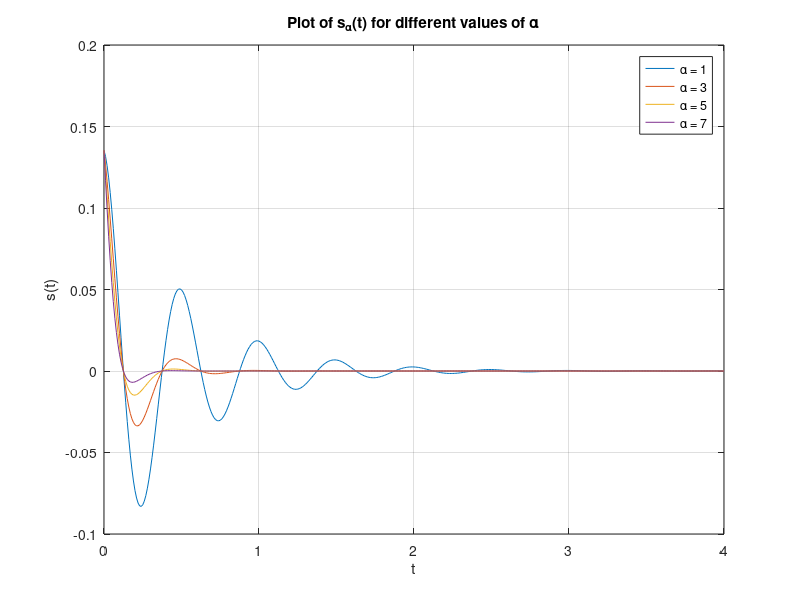

Write the MATLAB code that produced this figure.
%{
%Part A 
%f(t) function
f = @(t) exp(-2.*t).*cos(4*pi*t);
t = (-2:0.01:2);
%u(t) function
u = @(t) 1.0.*(t>=0);
g = @(t) f(t).*u(t);
plot(t, g(t));
xlabel('t'); ylabel('g(t) = f(t)*u(t)'); grid;
%}

%{
%Part B
%f(t) function
f = @(t) exp(-2.*t).*cos(4*pi*t);
t = (-2:0.01:2);
%u(t) function
u = @(t) 1.0.*(t>=0);
g = @(t) f(t).*u(t);
%s(t) function
s = @(t) g(t+1);
t = (0:0.01:4);
plot(t, s(t));
xlabel('t'); ylabel('s(t) = g(t+1)'); grid;
%}

%Part C
alpha = [1,3,5,7];
t = (0:0.01:4)';
%u(t) function
u = @(t) 1.0.*(t>=0);
%s(t) function
s_alpha = exp(-2).*exp(-alpha.*t).*cos(4*pi*t).*u(t);
T = t*ones(1,4);
% find each function for alpha
q = exp(-T*diag(alpha)).*s_alpha;
plot(t, q); 
xlabel('t');
ylabel('s(t)');
grid;
%legend
legend('\alpha = 1', '\alpha = 3', '\alpha = 5', '\alpha = 7');
title('Plot of s_\alpha(t) for different values of \alpha');
%}